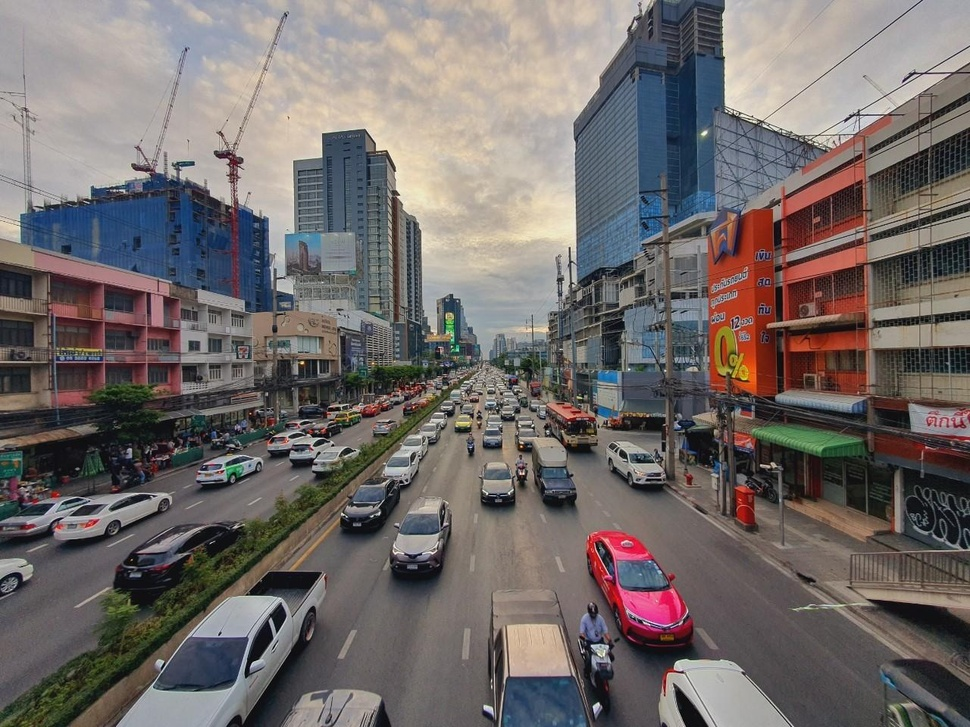
#> input picture pic/light-truck-36.jpg, 970 x 727 px, shrunk from 1280 x 960 before the run
$ python -i my_utils.py   (imports and definitions only)
#> lines starting #> are read from the running program, lines starting #| are printed output that depends on the picture; after the words box and inside, x2 and y2 are one past the last pixel; in counts of white or black regions, pixels touching at a corner belong together
import cv2 as cv
import os
import matplotlib.pyplot as plt
import numpy as np
import torch

ROOT_PICTURE = "./pic"
ROOT_VIDEO = "./vdo"


# [52 lines left out: function video_to_frame, not called in this run]


def edge_detection(picture_path):
#> called with picture_path = 'pic/light-truck-36.jpg'
    img_path = picture_path
    image = cv.imread(img_path)
#> image is the input picture: shape (727, 970, 3); mean B, G, R 105.2, 106.7, 113.4
    (H, W) = image.shape[:2]
#> H = 727; W = 970

    gray = cv.cvtColor(image, cv.COLOR_BGR2GRAY)
    blurred = cv.GaussianBlur(gray, (5, 5), 0)
    canny = cv.Canny(blurred, 30, 150)
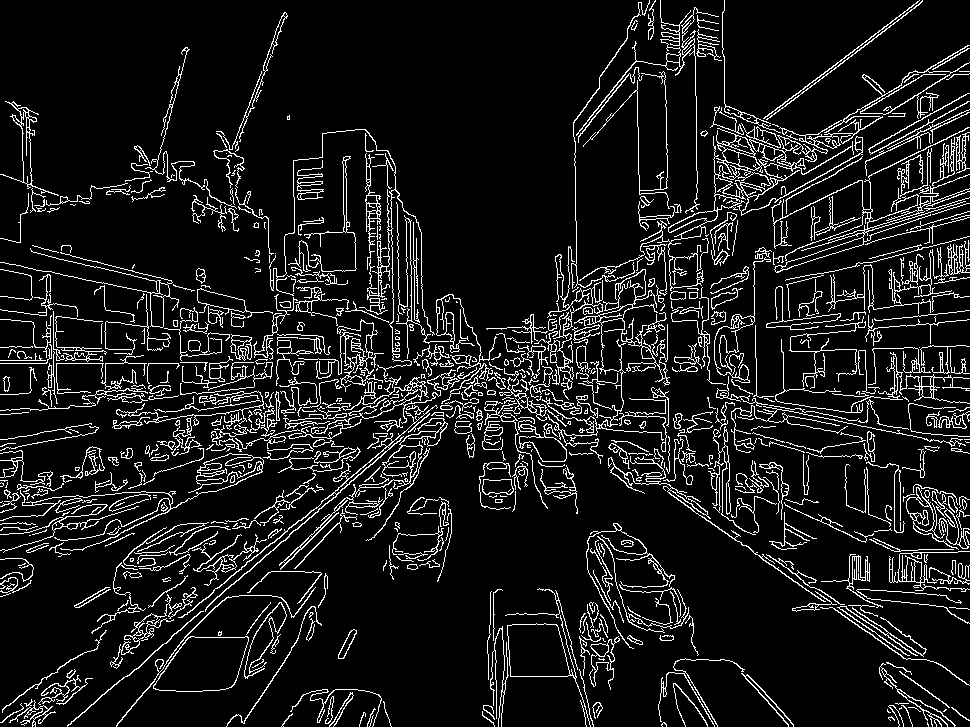
#> canny: shape (727, 970); 10% white in thin lines or dots

    start_point1 = (int(W / 2), int(H / 2))
#> start_point1 = (485, 363)
    end_point1 = (W, H)
#> end_point1 = (970, 727)
    cv.line(canny, start_point1, end_point1, 255, 2)

    start_point2 = (int(W / 2), int(H / 2))
#> start_point2 = (485, 363)
    end_point2 = (0, H - 250)
#> end_point2 = (0, 477)
    cv.line(canny, start_point2, end_point2, 255, 2)
#> canny: shape (727, 970); 10.5% white in thin lines or dots

    mask1 = np.zeros_like(canny)
    cv.line(mask1, start_point1, end_point1, 255, 2)
#> mask1: shape (727, 970); 0.28% white in thin lines or dots, all inside (x1, y1, x2, y2) = (484, 362, 970, 727)
    cv.fillPoly(mask1, [np.array([(0, 0), start_point1, end_point1, (W, 0)])], 255)
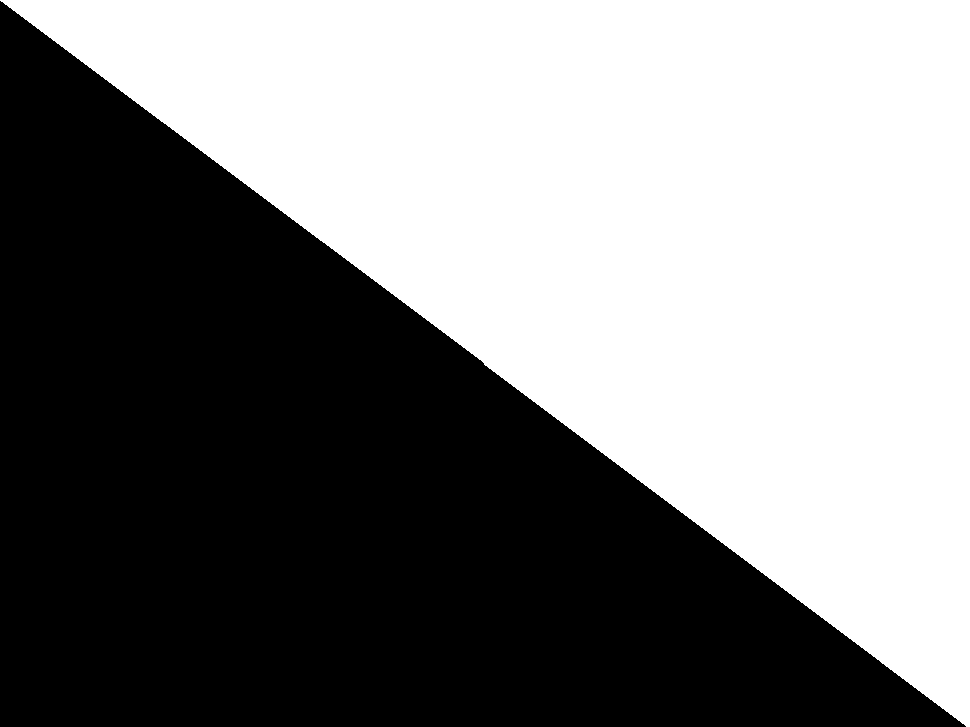
#> mask1: shape (727, 970); 50.2% white; 1 black region, box (x1, y1, x2, y2) and area: (0, 1, 966, 727) 351482
    canny[mask1 > 0] = 0
#> canny: shape (727, 970); 5.2% white in thin lines or dots, all inside (x1, y1, x2, y2) = (0, 101, 956, 727)

    mask2 = np.zeros_like(canny)
    cv.line(mask2, start_point2, end_point2, 255, 2)
#> mask2: shape (727, 970); 0.21% white; 1 white region, box (x1, y1, x2, y2) and area: (0, 362, 487, 479) 1459
    cv.fillPoly(mask2, [np.array([(W, 0), start_point2, end_point2, (0, 0)])], 255)
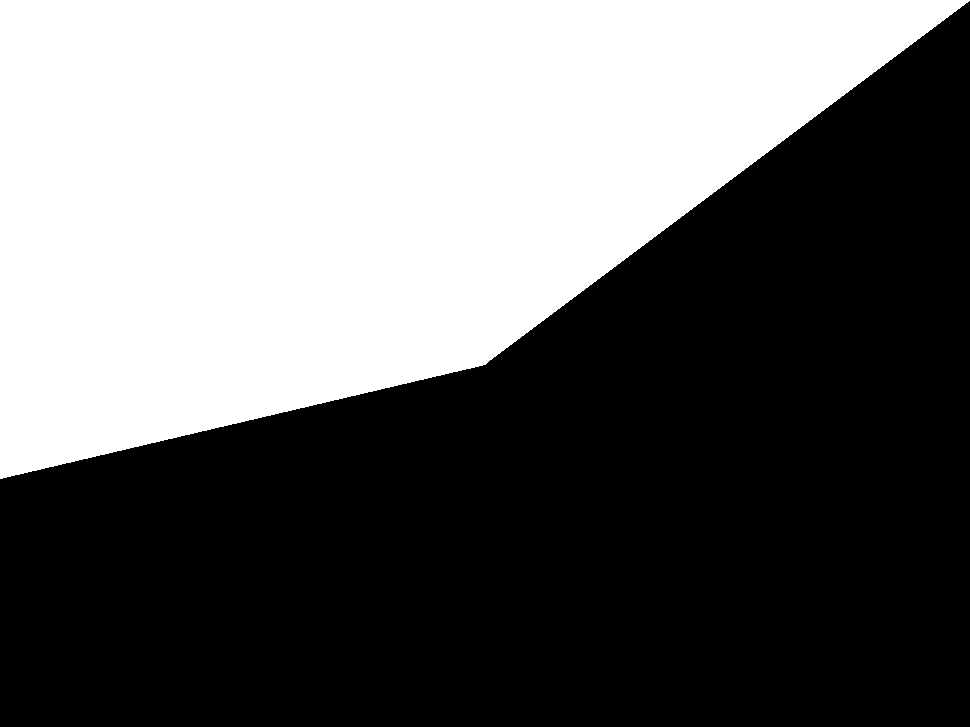
#> mask2: shape (727, 970); 41.6% white; 1 white region, box (x1, y1, x2, y2) and area: (0, 0, 970, 479) 293290
    canny[mask2 > 0] = 0
#> canny: shape (727, 970); 3.2% white in thin lines or dots, all inside (x1, y1, x2, y2) = (0, 365, 956, 727)

    mask_below = np.zeros_like(canny)
    cv.fillPoly(
        mask_below,
        [np.array([[0, H - 250], [int(W / 2), int(H / 2)], [W, H], [0, H]])],
        255,
    )
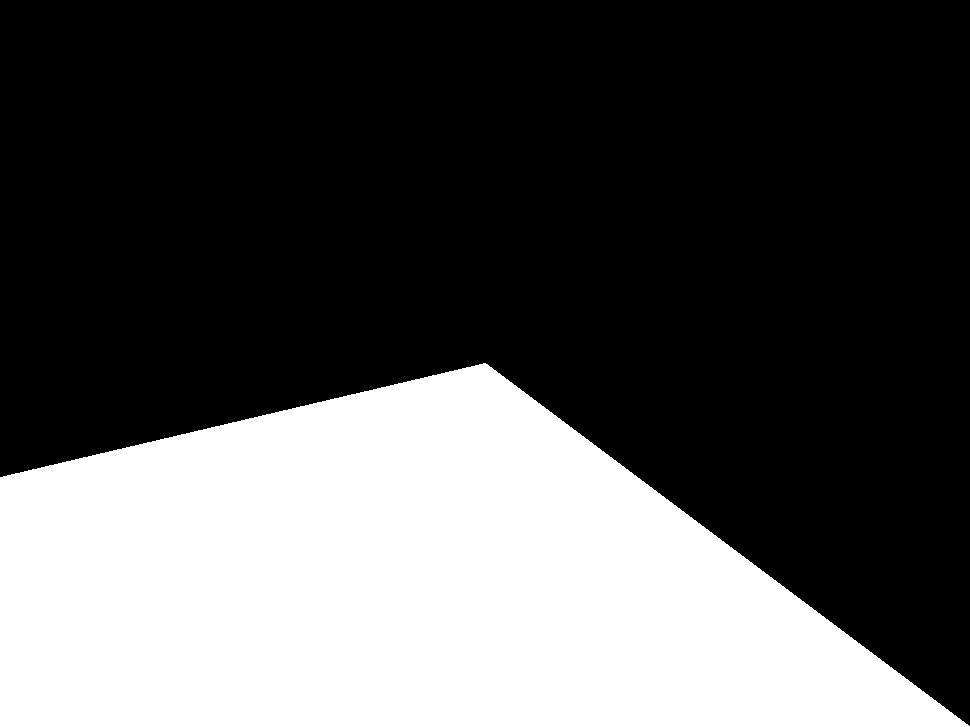
#> mask_below: shape (727, 970); 33.7% white; 1 white region
    # canny[mask_below > 0] = 255

    fill_car(canny, image)

    dpi = 100
    fig_size = (W / dpi, H / dpi)

    plt.figure(figsize=fig_size, dpi=dpi)
    plt.imshow(canny, cmap="gray")
    plt.axis("off")
    plt.savefig("pic/edge2.jpg", bbox_inches="tight", pad_inches=0, dpi=dpi)
    plt.close()

    canny[canny == 255] = 1
    np.savetxt("pic/edge2_values.txt", canny, fmt="%d")

    res = np.multiply(gray, canny)
    plt.imshow(res)
    plt.show()

def fill_car(canny, image):
    contours, _ = cv.findContours(canny, cv.RETR_EXTERNAL, cv.CHAIN_APPROX_SIMPLE)
#> contours = 301 contours, 212 with area under 20; largest, box (x1, y1, x2, y2) and area: (153, 636, 249, 692) 3824, (507, 615, 591, 727) 2876, (0, 453, 264, 551) 1281, (279, 418, 448, 570) 1252, (518, 420, 567, 462) 850

    # Create a mask for the filled car region
    car_mask = np.zeros_like(image)

    # Fill the detected contours with a color
    fill_color = (0, 255, 0)  # Green color
    cv.drawContours(car_mask, contours, -1, fill_color, thickness=cv.FILLED)

    # Combine the original image with the mask
    filled_image = cv.addWeighted(image, 1, car_mask, 0.5, 0)

    # Save and display the result
    cv.imwrite("pic/edge_filled.jpg", filled_image)
    cv.imshow("Edge Filled", filled_image)
    cv.waitKey(0)
    cv.destroyAllWindows()

    # Save the edge values
    canny[canny == 255] = 1
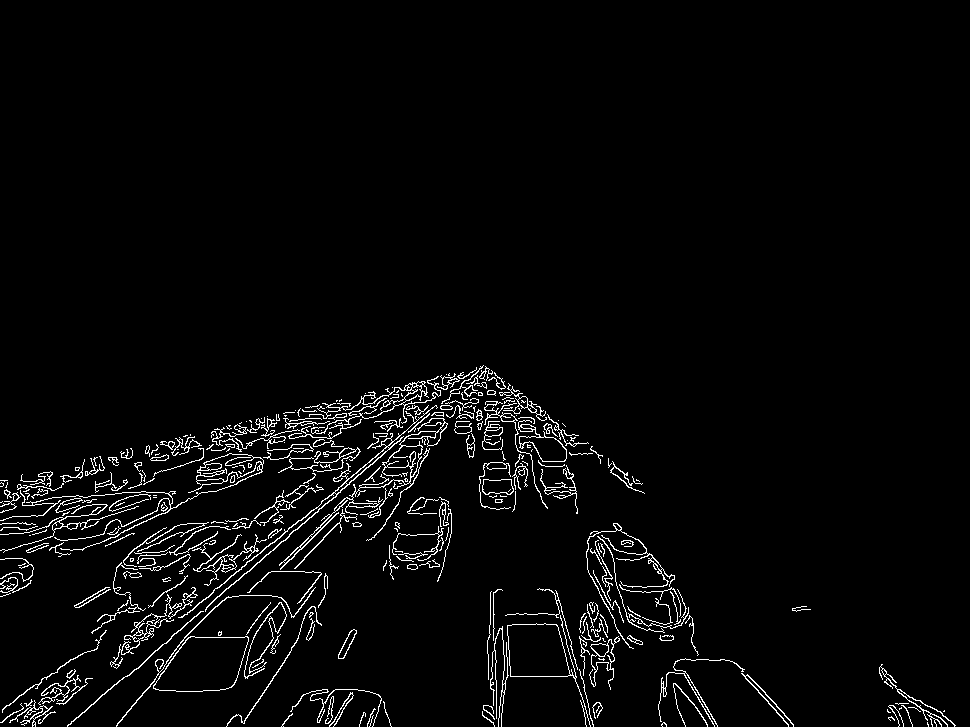
#> canny: shape (727, 970); values 0 (black) and 1 (white), 3.2% white in thin lines or dots, all inside (x1, y1, x2, y2) = (0, 365, 956, 727)
    np.savetxt("pic/edge_values.txt", canny, fmt="%d")


# [38 lines left out: function detect_car, not called in this run]

>>> result = edge_detection('pic/light-truck-36.jpg')
#> in edge_detection, `res = np.multiply(gray, canny)`:
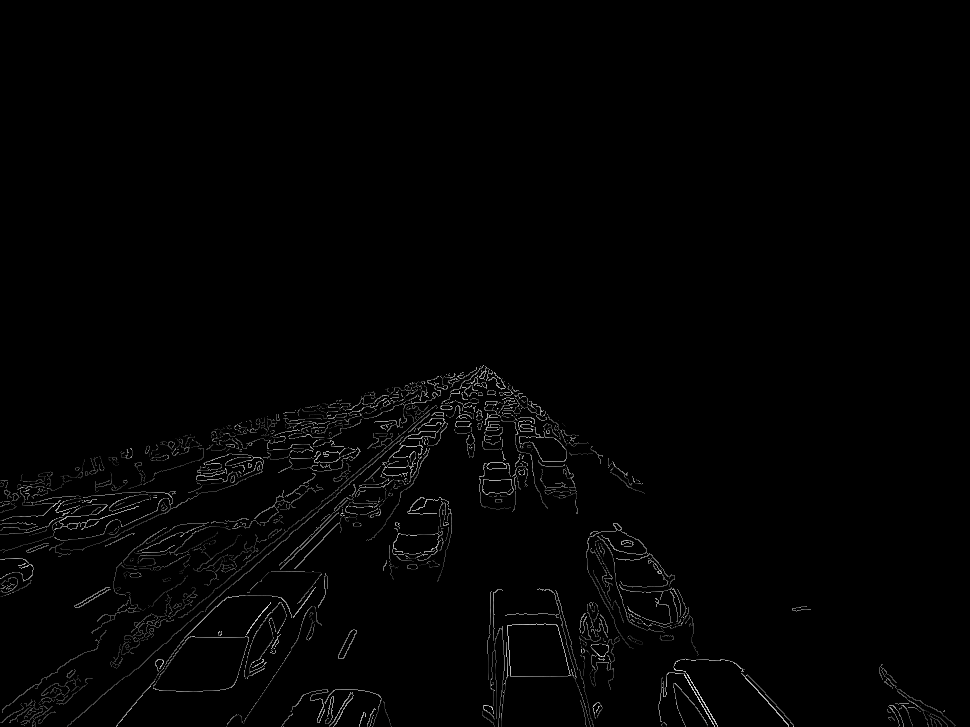
#> res: shape (727, 970); min 0, max 241, mean 2.8
